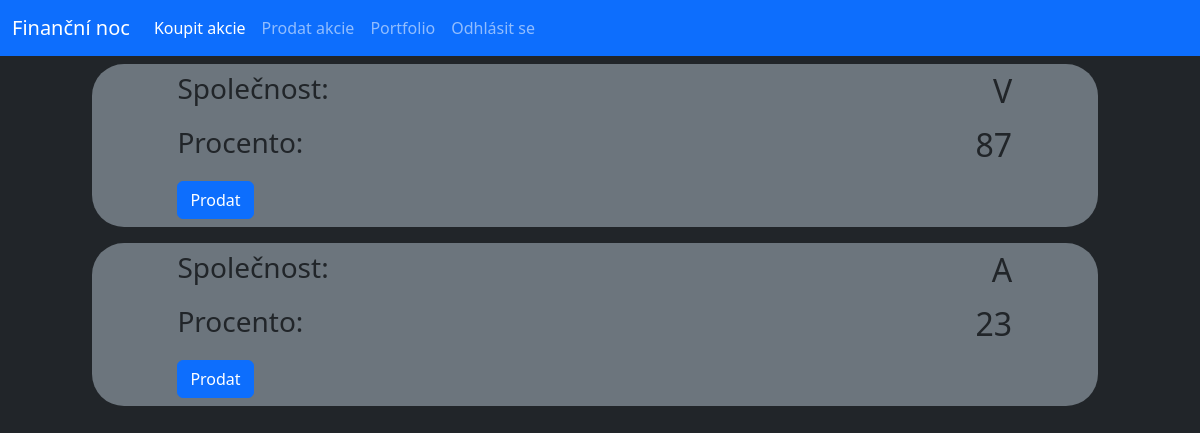
Page /sell (signed in) on the earlier database version.
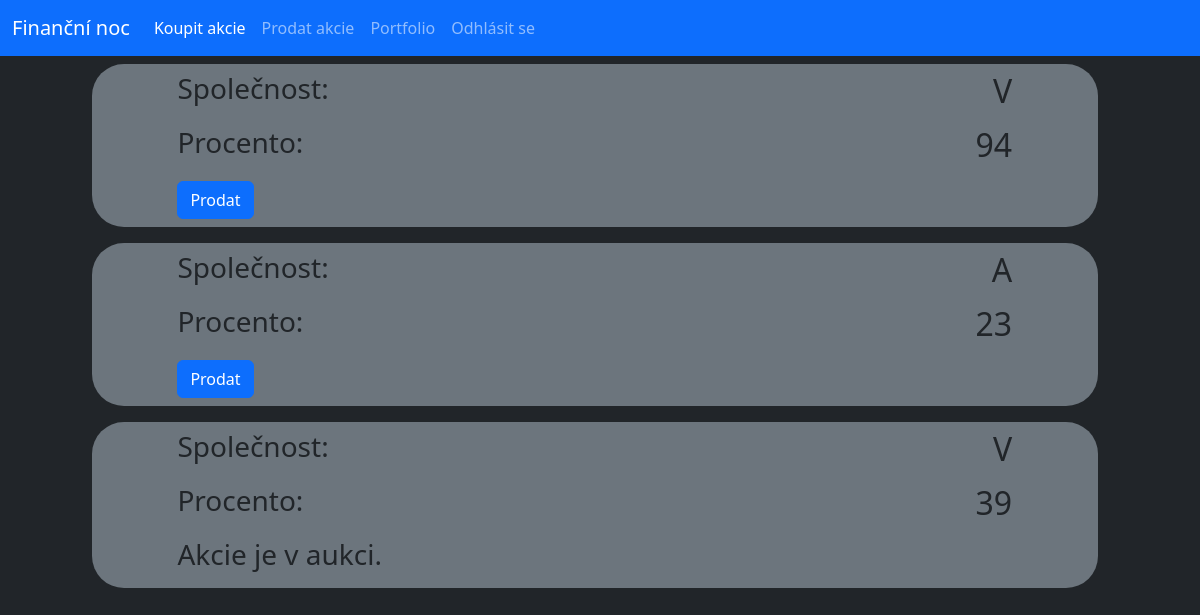
Same page on the later database version.
### database.py (models this page shows, shortened)
class Stock(db.Model):
    _id = db.Column("id", db.Integer, primary_key=True)
    owner = db.Column(db.String(40))
    name = db.Column(db.String(40))
    percentage = db.Column(db.Integer)
    isSelling = db.Column(db.Boolean)

### router.py (the view, shortened to what this page needs)
@app.route("/sell", methods=["GET"])
@app.route("/sell/<stock_id>", methods=["GET", "POST"])
def sellStock(stock_id=-1):
    if not "user" in session:
        return redirect(url_for("login"))
    if (request.method == "GET") and (int(stock_id) < 0):
        stocks = Stock.query.filter_by(owner=session["user"]).all()
        return render_template("sell.html", stocks=stocks, logged=True)

### templates/sell.html
{% extends "main.html" %}
{% block content %}
    {% for stock in stocks%}
    <div class="row py-2">
        <div class="col-offset-1 col-11">
            <div class="conteiner offset-1 bg-secondary rounded-5">
                <div class="row py-2">
                    <div class="col-4 offset-1"><h3>Společnost:</h3></div>
                    <div class="col-6"><h2 class="text-end">{{stock.name}}</h2></div>
                </div>
                <div class="row">
                    <div class="col-4 offset-1"><h3>Procento:</h3></div>
                    <div class="col-6"><h2 class="text-end">{{stock.percentage}}</h2></div>
                </div>
                <div class="row py-2">
                    <div class="col-4 offset-1">
                {% if not stock.isSelling %}
                        <button onclick="location.href = '/sell/{{stock._id}}';" class="btn btn-primary">Prodat</button>
                {% else %}
                        <h3>Akcie je v aukci.</h3>
                {% endif %}
                    </div>
                </div>
            </div>
        </div>
    </div>
    {% endfor %}
{% endblock%}

### templates/main.html (shortened to what this page needs)
<!doctype html>
<html lang="en">
  <head>
    <link href="https://cdn.jsdelivr.net/npm/bootstrap@5.3.3/dist/css/bootstrap.min.css" rel="stylesheet">
  </head>
  <body class="bg-dark">
    <nav class="navbar navbar-expand-lg bg-primary navbar-dark">
        <div class="container-fluid">
          <a class="navbar-brand" href="/">Finanční noc</a>
          <div class="collapse navbar-collapse" id="navbarNav">
            <ul class="navbar-nav">
                <li class="nav-item">
                    <a class="nav-link active" aria-current="page" href="/buy">Koupit akcie</a>
                </li>
                <li class="nav-item">
                    <a class="nav-link" href="/sell">Prodat akcie</a>
                </li>
                <li class="nav-item">
                    <a class="nav-link" href="/user">Portfolio</a>
                </li>
                {% if logged %}
                <li class="nav-item">
                  <a class="nav-link" href="/logout">Odhlásit se</a>
                {% else %}
                <li class="nav-item">
                  <a class="nav-link" href="/login">Přihlásit se</a>
                {%endif%}
              </li>
            </ul>
          </div>
        </div>
      </nav>
      {% block content %} {% endblock%}
  </body>
</html>

Differences in the rows shown:
changed Stock (number 1 of 3 on the later page): percentage "87" → "94"
added Stock: name "V", percentage "39", isSelling "Akcie je v aukci."
